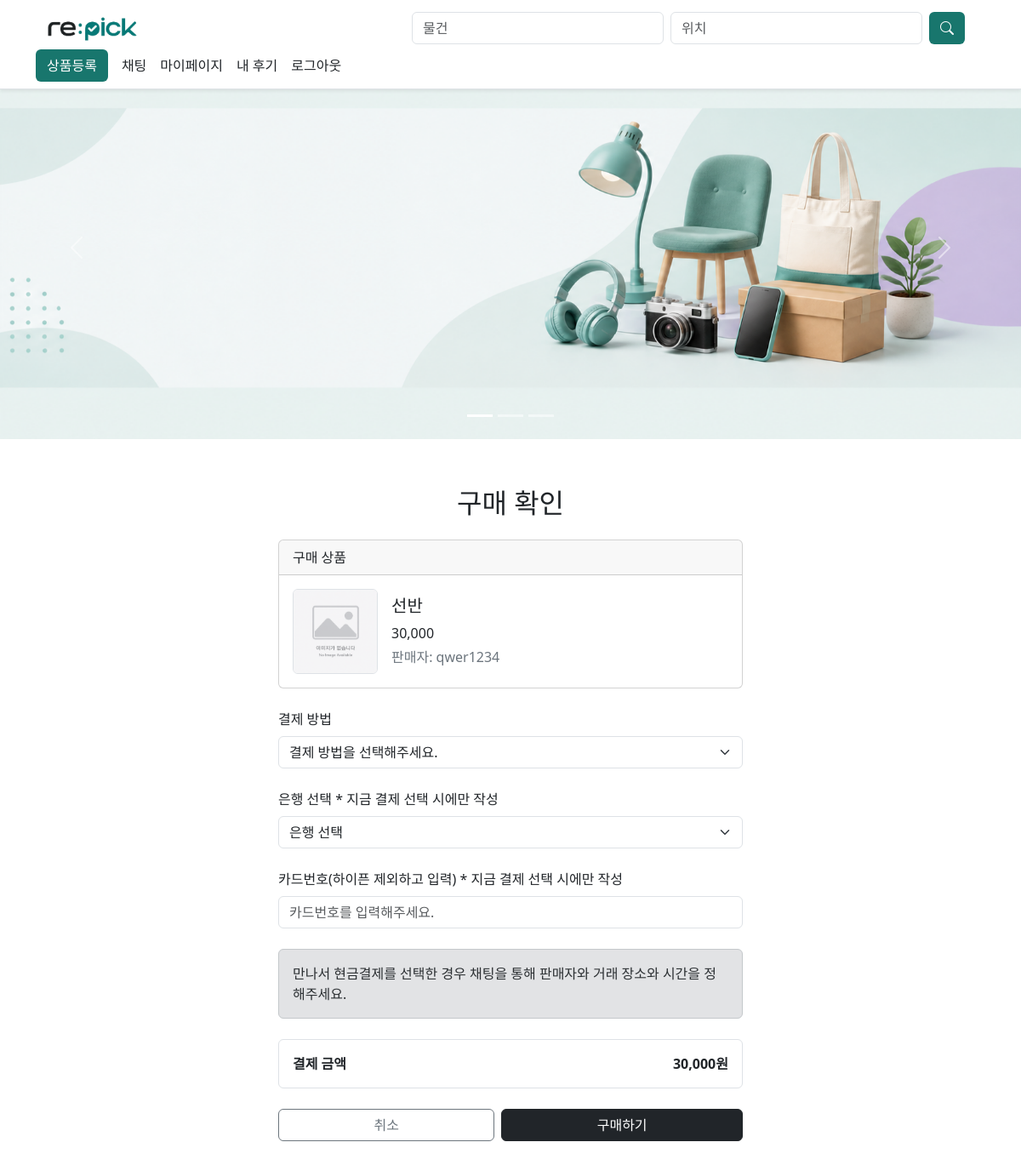
Screenshot of /order_pay.php?product_id=25 (signed in) with the database file from the repository.
### tables this page shows
CREATE TABLE `product` (
  `product_id` int(11) NOT NULL,
  `member_id` int(11) NOT NULL,
  `image` varchar(255) NOT NULL,
  `price` int(11) NOT NULL,
  `memo` text NOT NULL,
  `category` tinyint(4) NOT NULL,
  `view` int(11) NOT NULL DEFAULT 0,
  `reg_date` datetime NOT NULL,
  `state` tinyint(4) NOT NULL,
  `juso1` varchar(20) DEFAULT NULL,
  `juso2` varchar(20) DEFAULT NULL,
  `juso3` varchar(255) DEFAULT NULL,
  `name` varchar(255) DEFAULT NULL
);

CREATE TABLE `member` (
  `member_id` int(11) NOT NULL,
  `password` varchar(255) DEFAULT NULL,
  `tel` varchar(15) NOT NULL,
  `rating` double DEFAULT NULL,
  `bank_name` varchar(10) NOT NULL,
  `id` varchar(20) NOT NULL,
  `bank_num` varchar(20) NOT NULL,
  `name` varchar(20) DEFAULT NULL,
  `birthday` date DEFAULT NULL,
  `email` varchar(30) DEFAULT NULL,
  `juso1` varchar(20) DEFAULT NULL,
  `juso2` varchar(20) DEFAULT NULL,
  `juso3` varchar(255) DEFAULT NULL,
  `image` varchar(255) DEFAULT NULL,
  `status` tinyint(4) DEFAULT NULL
);

### order_pay.php (the view, shortened to what this page needs)
<?php
    include "main_top.php";
    include "common.php";
    $product_id = $_GET["product_id"];
    $sql = "select p.image, p.memo, p.price, p.name, m.id, p.member_id from product p inner join member m
            on p.member_id = m.member_id where product_id = $product_id";
    $result = mysqli_query($db, $sql);
    $row = mysqli_fetch_assoc($result);
    $product_image = $row["image"] ?: "default.jpg";
?>
    <div class="container py-5">
        <div class="row justify-content-center">
            <div class="col-12 col-md-6">
                <h2 class="text-center mb-4">
                    구매 확인
                </h2>
                <form name="pay_form" method="post" action="order_insert.php">
                    <div class="card mb-4">
                        <div class="card-header">
                            구매 상품
                        </div>
                        <div class="card-body">
                            <div class="d-flex align-items-center">
                                <img src="product/<?php echo $product_image;?>" alt="상품 이미지"
                                    class="rounded border object-fit-cover me-3" style="width: 100px; height: 100px;">
                                <div>
                                    <h5 class="mb-2">
                                        <?php echo $row["name"];?>
                                    </h5>
                                    <p class="mb-1">
                                        <?php echo number_format($row["price"]);?>
                                    </p>
                                    <p class="text-secondary mb-0">
                                        판매자: <?php echo $row["id"];?>
                                    </p>
                                </div>
                            </div>
                        </div>
                    </div>
                    <div class="mb-4">
                        <label for="payment_method" class="form-label">
                            결제 방법
                        </label>
                        <select name="payment_method" id="payment_method" class="form-select">
                            <option value="" selected>
                                결제 방법을 선택해주세요.
                            </option>
                        </select>
                    </div>
                    <div class="mb-4">
                        <label for="bank_name" class="form-label">
                            은행 선택 * 지금 결제 선택 시에만 작성
                        </label>
                        <select name="bank_name" id="bank_name" class="form-select">
                            <option value="0" selected>
                                은행 선택
                            </option>
                        </select>
                    </div>
                    <div class="mb-4">
                        <label for="bank_num" class="form-label">
                            카드번호(하이픈 제외하고 입력) * 지금 결제 선택 시에만 작성
                        </label>
                        <input type="text" name="bank_num" id="bank_num" class="form-control"
                            placeholder="카드번호를 입력해주세요.">
                    </div>
                    <div class="alert alert-secondary mb-4">
                        만나서 현금결제를 선택한 경우 채팅을 통해 판매자와 거래 장소와 시간을 정해주세요.
                    </div>
                    <div class="border rounded p-3 mb-4">
                        <div class="d-flex justify-content-between">
                            <strong>결제 금액</strong>
                            <strong><?php echo number_format($row["price"]);?>원</strong>
                        </div>
                    </div>
                    <div class="d-flex gap-2">
                        <a href="javascript:history.back()" class="btn btn-outline-secondary flex-fill">
                            취소
                        </a>
                        <button type="button" class="btn btn-dark flex-fill" onclick="javascript:Submit()">
                            구매하기
                        </button>
                    </div>
                </form>
            </div>
        </div>
    </div>
</body>
</html>

### main_top.php (style rules this page uses)
body { padding-top: 50px; }
body { padding-bottom: 50px; }

### rows the page displays
product: name "선반", price "30,000", member "qwer1234"
